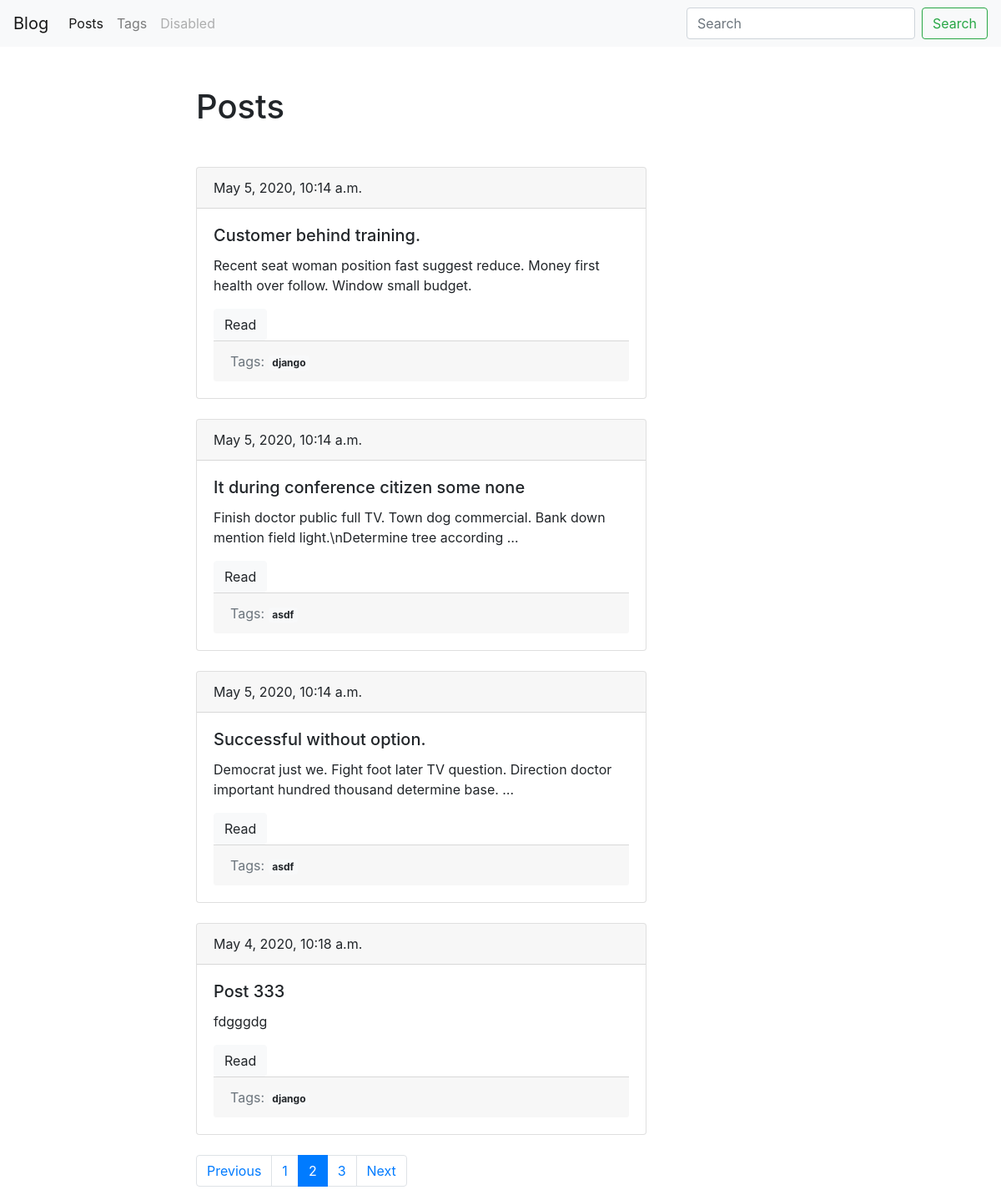
Screenshot of /blog/?page=2 with the database file from the repository.
### blog/models.py (models this page shows, shortened)
class Post(models.Model):
    title = models.CharField(max_length=150, db_index=True)
    slug = models.SlugField(max_length=200, blank=True, unique=True)
    body = models.TextField(blank=True, db_index=True)
    tags = models.ManyToManyField('Tag', blank=True, related_name='posts')
    date_pub = models.DateTimeField(auto_now_add=True)
    def get_absolute_url(self):
        return reverse('post_detail_url', kwargs={'slug': self.slug})
    class Meta:
        ordering = ['-date_pub']

class Tag(models.Model):
    title = models.CharField(max_length=50)
    slug = models.SlugField(max_length=70, blank=True, unique=True)
    def get_absolute_url(self):
        return reverse('tag_detail_url', kwargs={'slug': self.slug})
    class Meta:
        ordering = ['title']

### blog/views.py (the view)
# urls.py: path('', posts_list, name='posts_list_url'),
def posts_list(request):
    posts = Post.objects.all()
    paginator = Paginator(posts, 4)
    page_number = request.GET.get('page', 1)
    page = paginator.get_page(page_number)
    is_paginated = page.has_other_pages()
    prev_url = f'?page={page.previous_page_number()}' if page.has_previous() else None
    next_url = f'?page={page.next_page_number()}' if page.has_next() else None
    context = {
        'page': page,
        'is_paginated': is_paginated,
        'prev_url': prev_url,
        'next_url': next_url
    }
    return render(request, 'blog/index.html', context)

### blog/templates/blog/index.html
{% extends 'blog/base_blog.html' %}
{% block content %}
    <h1 class="mb-5">Posts</h1>
    {% for post in page.object_list %}
        {% include 'blog/includes/post_card_template.html' %}
    {% endfor %}
{% endblock %}

### blog/templates/blog/includes/post_card_template.html
<div class="card mb-4">
    <div class="card-header">
        {{ post.date_pub }}
    </div>
    <div class="card-body">
        <h5 class="card-title">{{ post.title }}</h5>
        <p class="card-text">{{ post.body|truncatewords:15 }}</p>
        <a href="{{ post.get_absolute_url }}" class="btn btn-light">Read</a>
        <div class="card-footer text-muted">
            Tags:
            {% for tag in post.tags.all %}
               <a href="{{ tag.get_absolute_url }}" class="badge badge-light">{{ tag.title }}</a>
            {% endfor %}
        </div>
    </div>
</div>

### rows the page displays
Post: date_pub "May 5, 2020, 10:14 a.m.", title "Customer behind training.", body "Recent seat woman position fast suggest reduce. Money first health over follow. Window small budget."
Tag: title "django"
Post: date_pub "May 5, 2020, 10:14 a.m.", title "It during conference citizen some none", body "Finish doctor public full TV. Town dog commercial. Bank down mention field light.\\nDetermine tree according …"
Tag: title "asdf"
Post: date_pub "May 5, 2020, 10:14 a.m.", title "Successful without option.", body "Democrat just we. Fight foot later TV question. Direction doctor important hundred thousand determine base. …"
Post: date_pub "May 4, 2020, 10:18 a.m.", title "Post 333", body "fdgggdg"

### other values shown
{{ n }} "1" "3"
{{ n }} "2"
